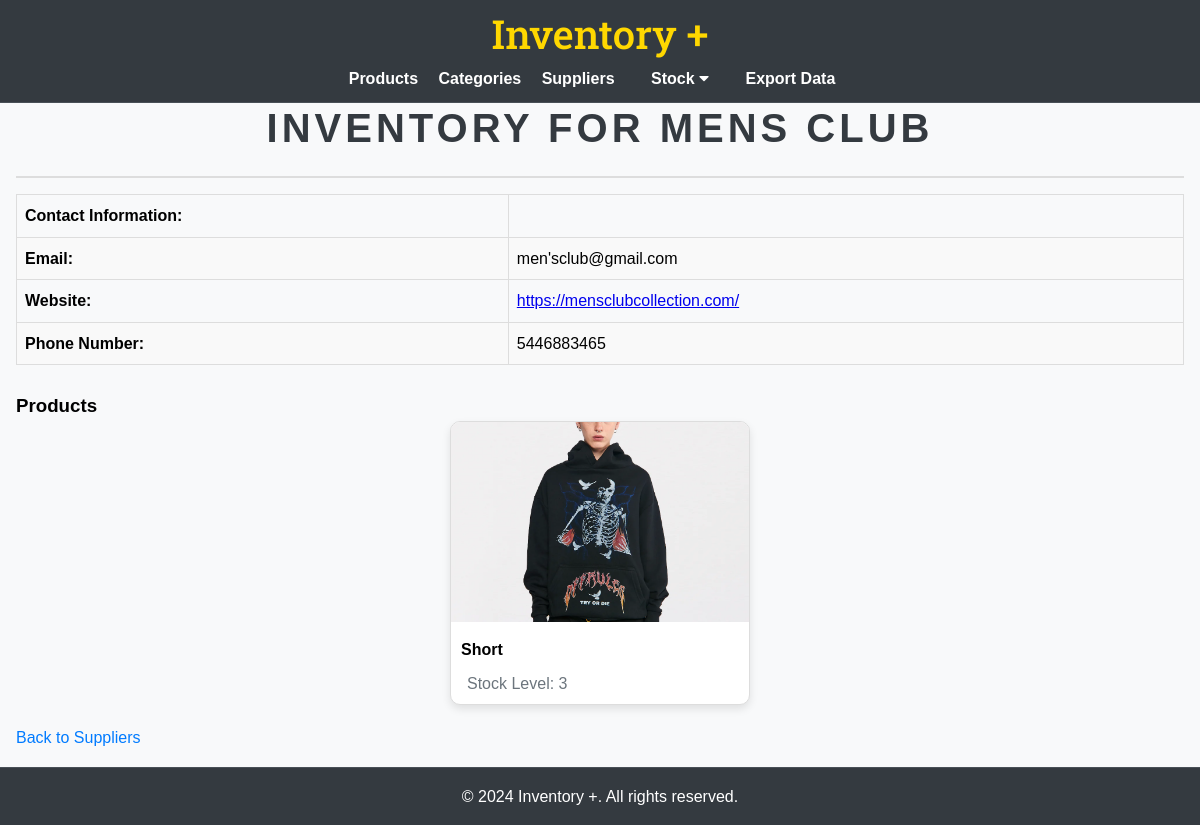
Page /supplier/8/inventory/ on the committed database.
### inventory/models.py (models this page shows, shortened)
class Supplier(models.Model):
    name = models.CharField(max_length=100)
    address = models.CharField(max_length=255, null=True, blank=True)
    logo = models.ImageField(upload_to='supplier_logos/', null=True, blank=True)
    email = models.EmailField(max_length=100, null=True, blank=True)
    website = models.URLField(max_length=200, null=True, blank=True)
    phone_number = models.CharField(max_length=20, null=True, blank=True)

class Product(models.Model):
    name = models.CharField(max_length=100)
    description = models.TextField()
    price = models.DecimalField(max_digits=10, decimal_places=2)
    category = models.ForeignKey(Category, on_delete=models.CASCADE, related_name='products')
    suppliers = models.ManyToManyField(Supplier, related_name='products')
    image = models.ImageField(upload_to='product_images/', null=True, blank=True)
    def get_stock_level(self):
        return self.stock_entries.aggregate(total_stock=models.Sum('quantity'))['total_stock'] or 0

### inventory/views.py (the view)
# urls.py: path('supplier/<int:supplier_id>/inventory/', views.supplier_inventory, name='supplier_inventory'),
def supplier_inventory(request, supplier_id):
    supplier = get_object_or_404(Supplier, pk=supplier_id)
    products = Product.objects.filter(suppliers=supplier)
    return render(request, 'inventory/supplier_inventory.html', {'supplier': supplier, 'products': products})

### inventory/templates/inventory/supplier_inventory.html
{% extends "base.html" %}
{% load static %}
{% block content %}
<h2>Inventory for {{ supplier.name }}</h2>
<table class="supplier-details">
    <tbody>
        <tr>
            <td><strong>Contact Information:</strong></td>
            <td>{{ supplier.contact_information }}</td>
        </tr>
        <tr>
            <td><strong>Email:</strong></td>
            <td>{{ supplier.email }}</td>
        </tr>
        <tr>
            <td><strong>Website:</strong></td>
            <td><a href="{{ supplier.website }}">{{ supplier.website }}</a></td>
        </tr>
        <tr>
            <td><strong>Phone Number:</strong></td>
            <td>{{ supplier.phone_number }}</td>
        </tr>
    </tbody>
</table>
<br>
<h3>Products</h3>
<div class="product-cards">
    {% if products %}
        {% for product in products %}
        <div class="product-card">
            {% if product.image %}
            <img src="{{ product.image.url }}" alt="{{ product.name }}" class="product-image">
            {% else %}
            <img src="{% static 'images/default-product.png' %}" alt="Default Image" class="product-image">
            {% endif %}
            <h4 style="margin-left: 10px;">{{ product.name }}</h4>
            <p>Stock Level: {{ product.get_stock_level }}</p>
        </div>
        {% endfor %}
    {% else %}
        <p>No products found for this supplier.</p>
    {% endif %}
</div>
<div style="margin-top: 20px;">
    <a href="{% url 'supplier_list' %}" style="color: #007bff; text-decoration: none; font-size: 16px;">Back to Suppliers</a>
</div>
{% endblock %}

### inventory/static/css/style.css (style rules this page uses)
* { margin: 0; padding: 0; box-sizing: border-box; }
html, body { height: 100%; font-family: Arial, sans-serif; line-height: 1.6; background-color: #f8f9fa; }
body { display: flex; flex-direction: column; }
h2 { font-size: 2.5rem; color: #343a40; text-align: center; margin-top: 1rem; margin-bottom: 1rem; font-weight: bold; text-transform: uppercase; letter-spacing: 0.1em; border-bottom: 2px solid #ddd; padding-bottom: 1rem; }
.product-cards { display: flex; flex-wrap: wrap; gap: 20px; justify-content: center; }
.product-card { border: 1px solid #ddd; border-radius: 10px; overflow: hidden; width: 300px; background-color: #fff; box-shadow: 0 4px 8px rgba(0, 0, 0, 0.1); transition: transform 0.3s, box-shadow 0.3s; display: flex; flex-direction: column; }
.product-card img { width: 100%; height: 200px; object-fit: cover; }
.product-card p { margin: 0.5em 0; color: #6c757d; padding-left: 1rem; }
.product-image { max-width: 100%; height: auto; margin-bottom: 15px; }
table { width: 100%; border-collapse: collapse; }
th, td { border: 1px solid #ddd; padding: 8px; }
tr:nth-child(even) { background-color: #f9f9f9; }

### rows in the picture
Supplier: name "MENS CLUB", email "men'sclub@gmail.com", website "https://mensclubcollection.com/", phone_number "5446883465"
Product: image (picture), name "Short", get_stock_level "3"
